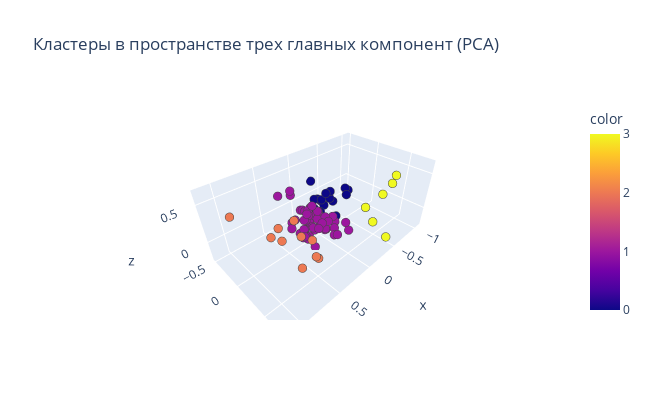

Notebook code for this chart:
### Markdown cell above
**Вывод**:
* Исходя из анализа метода локтя и значения силуэта, мы приходим к выводу, что оптимальным числом кластеров является 4. Эти метрики свидетельствуют о лучшем качестве кластеризации по сравнению с базовой моделью.

### Code cell
fig = px.scatter_3d(
    x=X_pca[:,0], y=X_pca[:,1], z=X_pca[:,2],
    title='Кластеры в пространстве трех главных компонент (PCA)',
    color=kmeans_pca.labels_, width=650, height=400)
fig.update_traces(marker={'size':3}, marker_line_width=0.5)
fig.show()
